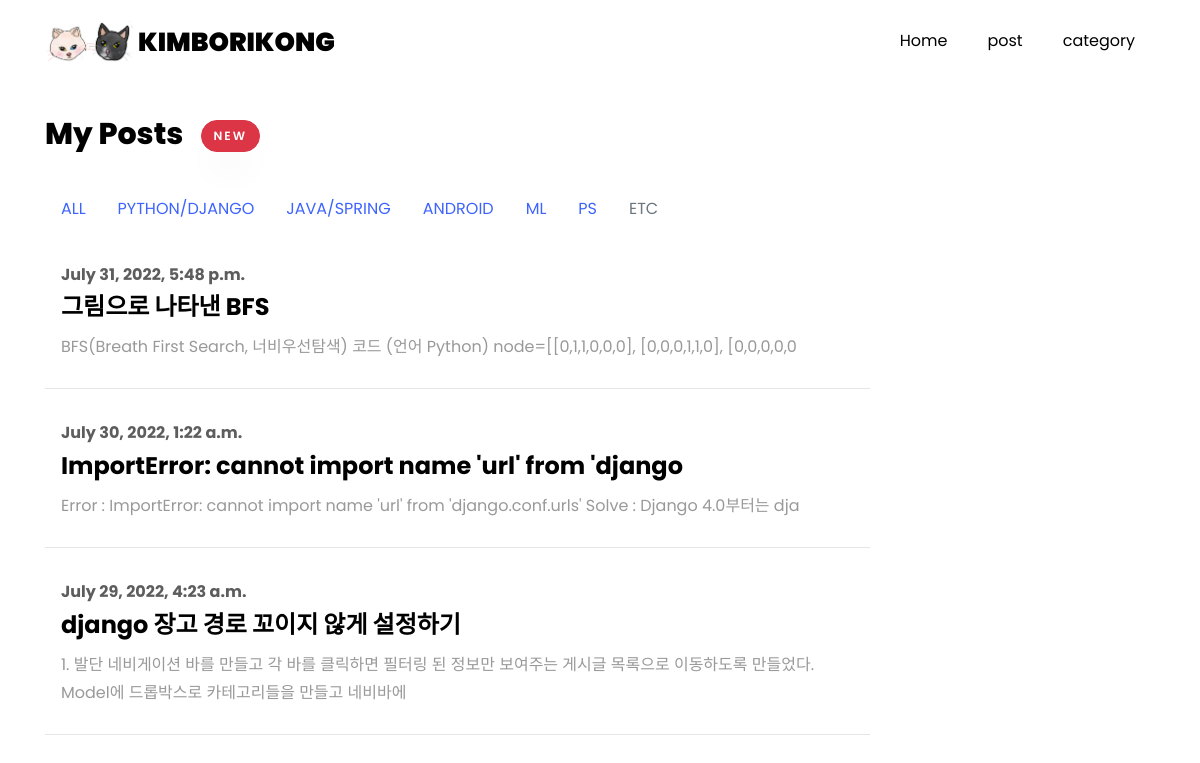
The app's page /, older data.
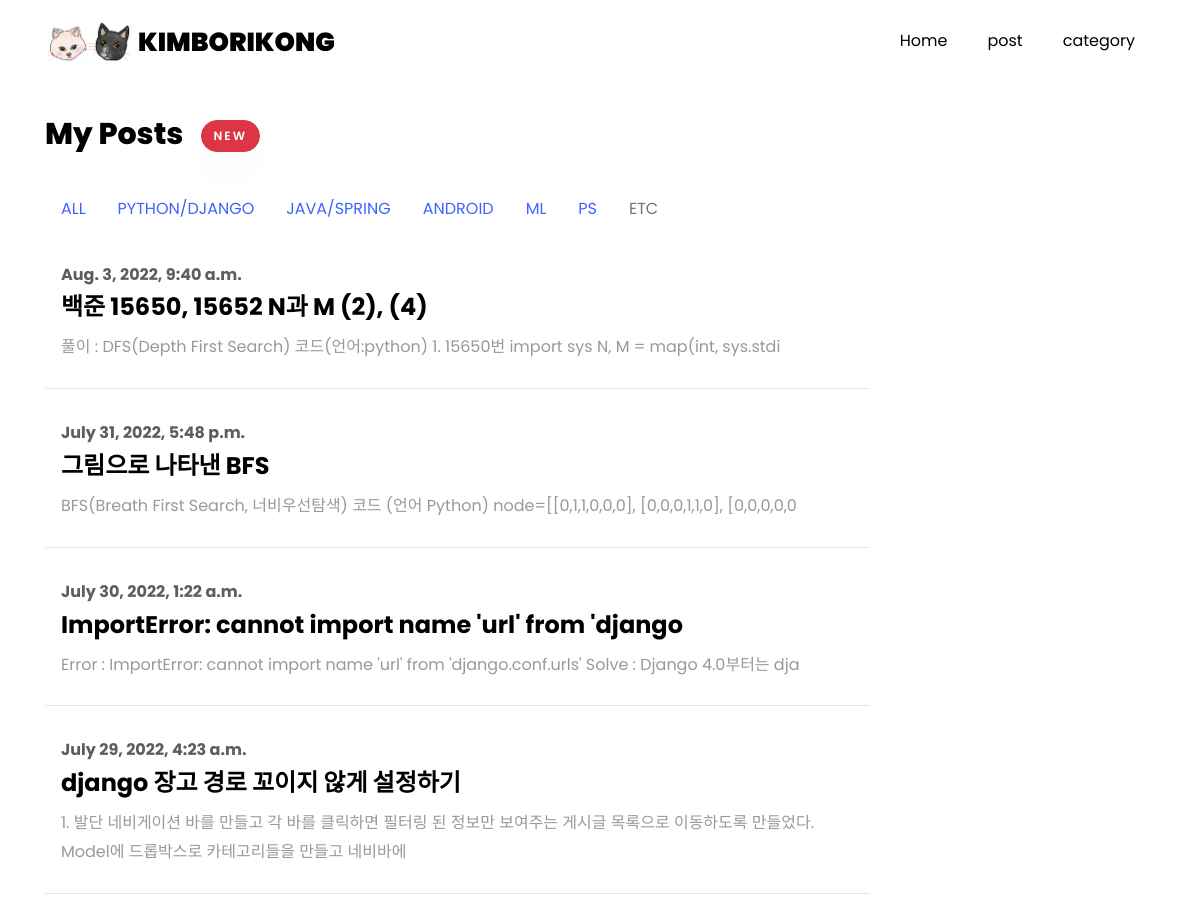
The same page, newer data.
### main/models.py (models this page shows, shortened)
class Post(models.Model):
    CATEGORIES = (
        ('PYTHON/DJANGO', 'python/django'),
        ('JAVA/SPRING', 'java/spring'),
        ('ANDROID', 'android'),
        ('ML', 'ml'),
        ('PS', 'ps'),
        ('ETC', 'etc')
    )
    category = models.CharField(max_length=200, default="etc", choices=CATEGORIES)
    postname=models.CharField(max_length=100)
    contents=models.TextField()
    mainphoto=models.ImageField(blank=True,null=True)
    subphoto1=models.ImageField(blank=True, null=True)
    subphoto1 = models.ImageField(blank=True, null=True)
    subphoto2 = models.ImageField(blank=True, null=True)
    subphoto3 = models.ImageField(blank=True, null=True)
    subphoto4 = models.ImageField(blank=True, null=True)
    subphoto5 = models.ImageField(blank=True, null=True)
    subphoto6 = models.ImageField(blank=True, null=True)
    subphoto7 = models.ImageField(blank=True, null=True)
    subphoto8 = models.ImageField(blank=True, null=True)
    subphoto9 = models.ImageField(blank=True, null=True)
    created_at = models.DateTimeField(auto_now_add=True)
    updated_at = models.DateTimeField(auto_now=True)
    def summary(self):
        return self.contents[:100]

### main/views.py (the view)
# urls.py: path('', views.index, name='index'),
def index(request):
    postlist = Post.objects.all()
    return render(request, 'main/index.html', {'postlist': postlist})

### main/templates/main/index.html (shortened to what this page needs)
<!DOCTYPE html>
{% load static %}
<html lang="en">
<head>
    <link rel="stylesheet" href="{% static 'css/animate.css' %}">
    <link rel="stylesheet" href="{% static 'css/style2.css' %}">
</head>
<body data-spy="scroll" data-target=".site-navbar-target" data-offset="300">
{% include "./components/nav.html" %}
<section class="ftco-section ftco-no-pb goto-here" id="post-section">
    <div class="container">
        <div class="row">
            <div class="col-md-9">
                <div id="page-1" class="page one">
                    <h2 class="heading">My Posts &nbsp; <button type="button" class="btn btn-danger" onclick="location.href='{% url 'main:writing' %}'">new</button></h2>
{% include "./components/c_nav.html" %}
                    {% for list in postlist reversed%}
                    <div class="resume-wrap d-flex ftco-animate">
                        <div class="text pl-3">
                            <span class="date">{{list.created_at}}</span>
                            <h2 onclick="location.href='{% url 'main:posting' pk=list.pk %}'" onMouseover="this.style.color='#3e64ff';"
                                onMouseout="this.style.color='black';" style="cursor:pointer">{{list.postname}}</h2>
                            <p>{{list.summary}}</p>
                        </div>
                    </div>
                    {% endfor %}
                </div>
            </div>
        </div>
    </div>
</section>
</body>
</html>

### main/templates/main/components/nav.html (shortened to what this page needs)
{% load static %}
<nav class="navbar navbar-expand-lg navbar-dark ftco_navbar ftco-navbar-light site-navbar-target" id="ftco-navbar">
    <div class="container" style="bgcolor:#000000;">
        <img src="{% static 'images/blogimg1.png' %}" style="max-width:8%; height:auto;">&nbsp;<a href="/" class="navbar-brand">KIMBORIKONG</a>
        <div class="collapse navbar-collapse" id="ftco-nav">
            <ul class="navbar-nav nav ml-auto">
                <li class="nav-item"><a href="{% url 'main:home' %}" class="nav-link"><span>Home</span></a></li>
                <li class="nav-item"><a href="{% url 'main:index' %}" class="nav-link"><span>post</span></a></li>
                <li class="nav-item"><a href="#about-section" class="nav-link"><span>category</span></a></li>
                </ul>
        </div>
    </div>
</nav>

### main/templates/main/components/c_nav.html
                    <ul class="nav">
                        <li class="nav-item">
                            <a class="nav-link active" aria-current="page" href="/">ALL</a>
                        </li>
                        <li class="nav-item">
                            <a class="nav-link active" aria-current="page" href="{% url 'main:categorized' pk='python-django' %}">PYTHON/DJANGO</a>
                        </li>
                        <li class="nav-item">
                            <a class="nav-link" href="{% url 'main:categorized' pk='java-spring' %}">JAVA/SPRING</a>
                        </li>
                        <li class="nav-item">
                            <a class="nav-link" href="{% url 'main:categorized' pk='android' %}">ANDROID</a>
                        </li>
                        <li class="nav-item">
                            <a class="nav-link" href="{% url 'main:categorized' pk='ml' %}">ML</a>
                        </li>
                        <li class="nav-item">
                            <a class="nav-link" href="{% url 'main:categorized' pk='ps' %}">PS</a>
                        </li>
                        <li class="nav-item">
                            <a class="nav-link disabled" href="#" tabindex="-1" aria-disabled="true" href="{% url 'main:categorized' pk='etc' %}">ETC</a>
                        </li>
                    </ul>
                    <br/>

### main/templates/main/components/script.html (shortened to what this page needs)
{% load static %}

Row changes from the older to the newer data that the page shows:
added Post: created_at "Aug. 3, 2022, 9:40 a.m.", postname "백준 15650, 15652 N과 M (2), (4)", summary "풀이 : DFS(Depth First Search) 코드(언어:python) 1. 15650번 import sys N, M = map(int, sys.stdi"
